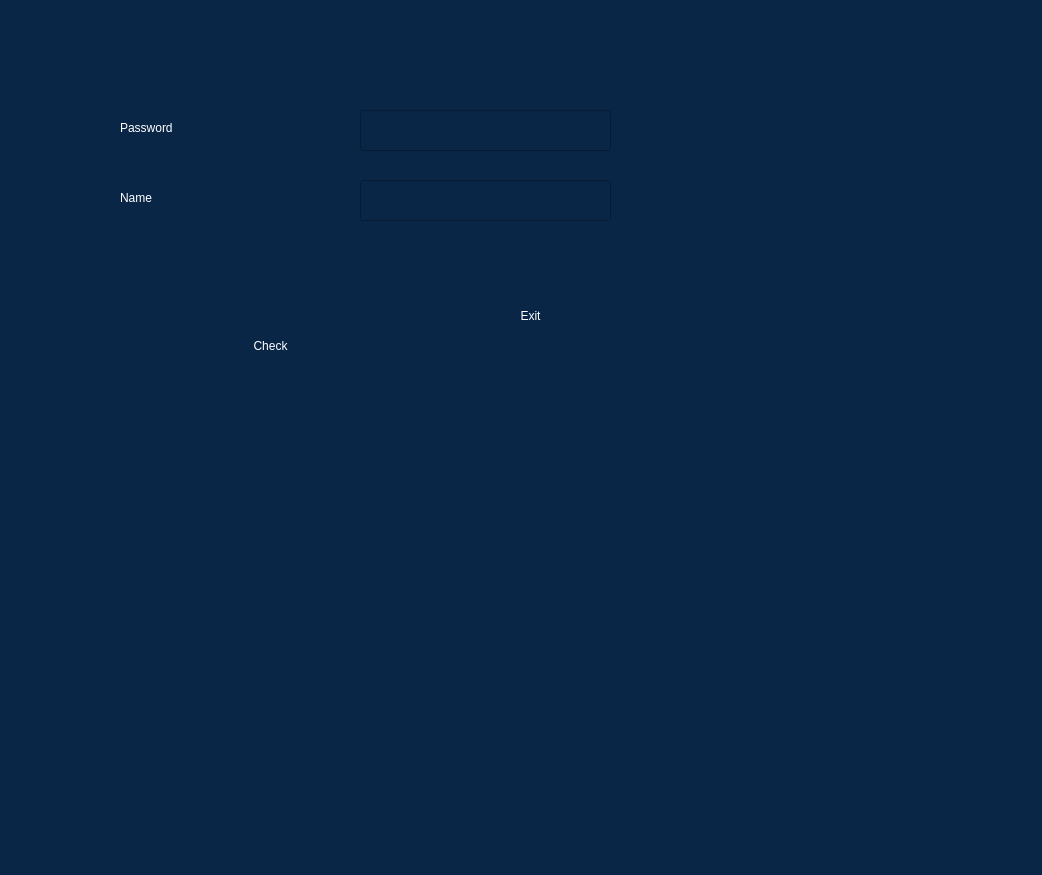
<?xml version="1.0" encoding="UTF-8"?>
<ui version="4.0">
 <class>Form</class>
 <widget class="QWidget" name="Form">
  <property name="geometry">
   <rect>
    <x>0</x>
    <y>0</y>
    <width>1042</width>
    <height>875</height>
   </rect>
  </property>
  <property name="windowTitle">
   <string>Form</string>
  </property>
  <property name="styleSheet">
   <string notr="true">background-color: rgb(10, 38, 71);</string>
  </property>
  <widget class="QLineEdit" name="password_txt">
   <property name="geometry">
    <rect>
     <x>360</x>
     <y>110</y>
     <width>251</width>
     <height>41</height>
    </rect>
   </property>
   <property name="styleSheet">
    <string notr="true">color: rgb(255, 255, 255);</string>
   </property>
  </widget>
  <widget class="QLabel" name="label_6">
   <property name="geometry">
    <rect>
     <x>120</x>
     <y>110</y>
     <width>201</width>
     <height>35</height>
    </rect>
   </property>
   <property name="styleSheet">
    <string notr="true">background-color: rgb(10, 38, 71);
border-color: qlineargradient(spread:pad, x1:0, y1:0, x2:1, y2:0, stop:0 rgba(24, 61, 61, 255), stop:0.471591 rgba(24, 61, 61, 255), stop:0.98 rgba(0, 0, 0, 255), stop:1 rgba(0, 0, 0, 0));
color: rgb(255, 255, 255);
font: 16pt &quot;Mongolian Baiti&quot;;
border-radius: 5px;


</string>
   </property>
   <property name="text">
    <string>Password</string>
   </property>
  </widget>
  <widget class="QLabel" name="label_7">
   <property name="geometry">
    <rect>
     <x>120</x>
     <y>180</y>
     <width>201</width>
     <height>35</height>
    </rect>
   </property>
   <property name="styleSheet">
    <string notr="true">background-color: rgb(10, 38, 71);
border-color: qlineargradient(spread:pad, x1:0, y1:0, x2:1, y2:0, stop:0 rgba(24, 61, 61, 255), stop:0.471591 rgba(24, 61, 61, 255), stop:0.98 rgba(0, 0, 0, 255), stop:1 rgba(0, 0, 0, 0));
color: rgb(255, 255, 255);
font: 16pt &quot;Mongolian Baiti&quot;;
border-radius: 5px;


</string>
   </property>
   <property name="text">
    <string>Name</string>
   </property>
  </widget>
  <widget class="QLineEdit" name="name">
   <property name="geometry">
    <rect>
     <x>360</x>
     <y>180</y>
     <width>251</width>
     <height>41</height>
    </rect>
   </property>
   <property name="styleSheet">
    <string notr="true">color: rgb(255, 255, 255);</string>
   </property>
  </widget>
  <widget class="QPushButton" name="chk_bt">
   <property name="geometry">
    <rect>
     <x>200</x>
     <y>320</y>
     <width>141</width>
     <height>51</height>
    </rect>
   </property>
   <property name="styleSheet">
    <string notr="true">background-color: rgb(10, 38, 71);
border-color: qlineargradient(spread:pad, x1:0, y1:0, x2:1, y2:0, stop:0 rgba(24, 61, 61, 255), stop:0.471591 rgba(24, 61, 61, 255), stop:0.98 rgba(0, 0, 0, 255), stop:1 rgba(0, 0, 0, 0));
color: rgb(255, 255, 255);
font: 16pt &quot;Mongolian Baiti&quot;;
border-radius: 5px;


</string>
   </property>
   <property name="text">
    <string>Check</string>
   </property>
  </widget>
  <widget class="QPushButton" name="exit_button">
   <property name="geometry">
    <rect>
     <x>460</x>
     <y>290</y>
     <width>141</width>
     <height>51</height>
    </rect>
   </property>
   <property name="styleSheet">
    <string notr="true">background-color: rgb(10, 38, 71);
border-color: qlineargradient(spread:pad, x1:0, y1:0, x2:1, y2:0, stop:0 rgba(24, 61, 61, 255), stop:0.471591 rgba(24, 61, 61, 255), stop:0.98 rgba(0, 0, 0, 255), stop:1 rgba(0, 0, 0, 0));
color: rgb(255, 255, 255);
font: 16pt &quot;Mongolian Baiti&quot;;
border-radius: 5px;


</string>
   </property>
   <property name="text">
    <string>Exit</string>
   </property>
  </widget>
 </widget>
 <resources/>
 <connections/>
</ui>
